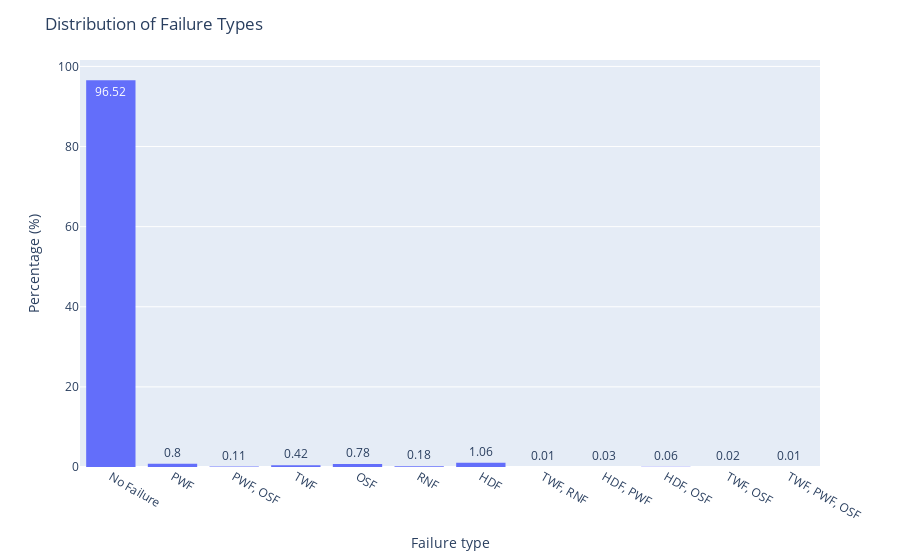

The notebook cell this image was saved under:
### Markdown cell above
### We can further check the percentage of different failure types distribution in the data

### Code cell
fig = px.histogram(pred_df_cleaned, x='Failure type', text_auto=True, histnorm='percent')
fig.update_layout(yaxis_title='Percentage (%)')
fig.update_layout(title_text='Distribution of Failure Types')
fig.show()

### Figure 1 — Plotly figure (JSON) as saved in the notebook; plotly's stock layout.template omitted (floating-point values rounded to 4 significant figures; data arrays with more than 128 entries replaced by an {"elided": "..."} marker saying what was removed)
{"data": [{"alignmentgroup": "True", "bingroup": "x", "histnorm": "percent", "hovertemplate": "Failure type=%{x}<br>percent=%{y}<extra></extra>", "legendgroup": "", "marker": {"color": "#636efa", "pattern": {"shape": ""}}, "name": "", "offsetgroup": "", "orientation": "v", "showlegend": false, "texttemplate": "%{value}", "type": "histogram", "x": {"elided": "10000 str values"}, "xaxis": "x", "yaxis": "y"}], "layout": {"barmode": "relative", "legend": {"tracegroupgap": 0}, "margin": {"t": 60}, "title": {"text": "Distribution of Failure Types"}, "xaxis": {"anchor": "y", "domain": [0, 1], "title": {"text": "Failure type"}}, "yaxis": {"anchor": "x", "domain": [0, 1], "title": {"text": "Percentage (%)"}}}}
